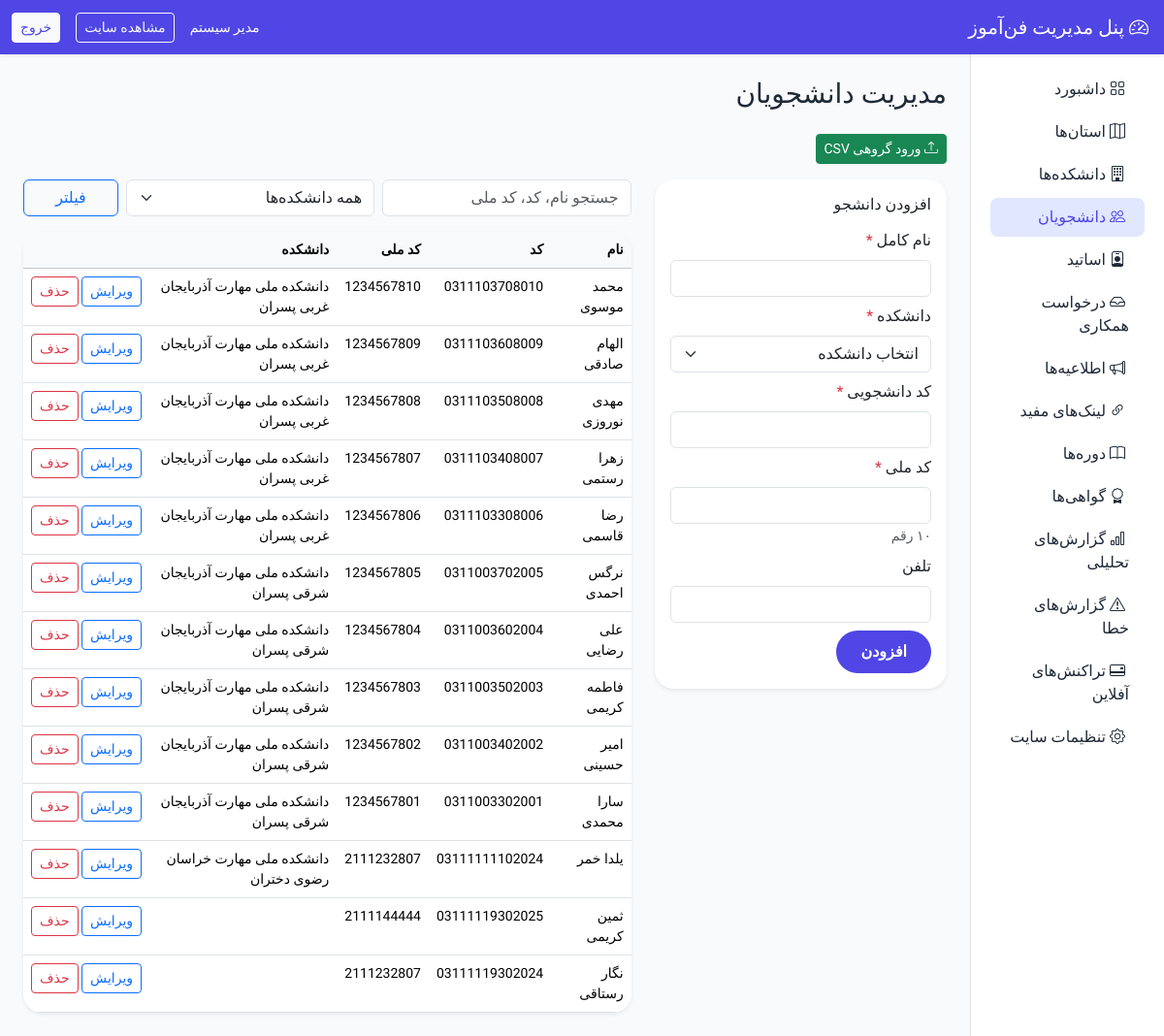
The app's page /admin/students.php (signed in) with its own data.
### tables this page shows
CREATE TABLE `users` (
  `id` int(10) UNSIGNED NOT NULL,
  `role` enum('admin','teacher','student') NOT NULL,
  `username` varchar(100) DEFAULT NULL,
  `email` varchar(150) DEFAULT NULL,
  `password_hash` varchar(255) NOT NULL,
  `full_name` varchar(200) NOT NULL,
  `phone` varchar(20) DEFAULT NULL,
  `province_id` int(10) UNSIGNED DEFAULT NULL,
  `institution_id` int(10) UNSIGNED DEFAULT NULL,
  `student_code` varchar(50) DEFAULT NULL,
  `education_level` varchar(50) DEFAULT NULL,
  `national_id` varchar(10) DEFAULT NULL,
  `teacher_status` enum('none','pending','approved','rejected') NOT NULL DEFAULT 'none',
  `first_login_done` tinyint(1) NOT NULL DEFAULT 0,
  `is_active` tinyint(1) NOT NULL DEFAULT 1,
  `created_at` timestamp NOT NULL DEFAULT current_timestamp(),
  `updated_at` timestamp NOT NULL DEFAULT current_timestamp() ON UPDATE current_timestamp()
);

CREATE TABLE `institutions` (
  `id` int(10) UNSIGNED NOT NULL,
  `province_id` int(10) UNSIGNED NOT NULL,
  `name` varchar(200) NOT NULL,
  `slug` varchar(200) NOT NULL,
  `is_active` tinyint(1) NOT NULL DEFAULT 1,
  `sort_order` int(11) NOT NULL DEFAULT 0,
  `created_at` timestamp NOT NULL DEFAULT current_timestamp()
);

### config/app.php (called while the page is built, shortened)
<?php
return [
    'name' => 'فن‌آموز',
    'url' => 'http://localhost/FanAmooz',
    'timezone' => 'Asia/Tehran',
    'upload_path' => dirname(__DIR__) . '/uploads',
    'upload_url' => '/uploads',
    'session_name' => 'fanamooz_session',
    'roles' => [
        'admin' => 'مدیر',
        'teacher' => 'استاد',
        'student' => 'دانشجو',
    ],
];

### includes/bootstrap.php (called while the page is built, shortened)
<?php
$configApp = require dirname(__DIR__) . '/config/app.php';
date_default_timezone_set($configApp['timezone']);
require_once __DIR__ . '/db.php';
require_once __DIR__ . '/helpers.php';

### includes/helpers.php (called while the page is built, shortened)
<?php
function e($value): string
{
    if (is_float($value) || is_int($value)) return (string) $value;
    return htmlspecialchars((string) $value, ENT_QUOTES | ENT_SUBSTITUTE, 'UTF-8');
}
function base_url(string $path = ''): string
{
    global $configApp;
    $base = rtrim($configApp['url'], '/');
    $path = ltrim($path, '/');
    return $path === '' ? $base : $base . '/' . $path;
}
function old(string $key, $default = ''): string
{
    return e($_POST[$key] ?? $default);
}

### includes/db.php (called while the page is built, shortened)
<?php
function db(): PDO
{
    static $pdo = null;
    if ($pdo instanceof PDO) {
        return $pdo;
    }
    global $configDb;
    $dsn = sprintf(
        'mysql:host=%s;port=%d;dbname=%s;charset=%s',
        $configDb['host'],
        $configDb['port'],
        $configDb['dbname'],
        $configDb['charset']
    );
    $pdo = new PDO($dsn, $configDb['username'], $configDb['password'], [
        PDO::ATTR_ERRMODE => PDO::ERRMODE_EXCEPTION,
        PDO::ATTR_DEFAULT_FETCH_MODE => PDO::FETCH_ASSOC,
        PDO::ATTR_EMULATE_PREPARES => false,
    ]);
    return $pdo;
}

### admin/students.php (the view, shortened to what this page needs)
<?php
require_once dirname(__DIR__) . '/includes/bootstrap.php';
$errors = [];
$edit = null;
$q = trim($_GET['q'] ?? '');
$sql = "SELECT u.*, i.name AS institution_name, p.name AS province_name FROM users u LEFT JOIN institutions i ON i.id = u.institution_id LEFT JOIN provinces p ON p.id = u.province_id WHERE u.role = 'student'";
$params = [];
$sql .= " ORDER BY u.id DESC LIMIT 200";
$stmt = db()->prepare($sql);
$stmt->execute($params);
$items = $stmt->fetchAll();
require dirname(__DIR__) . '/includes/layout/admin_header.php';
?>
<h1 class="h3 mb-4">مدیریت دانشجویان</h1>
<div class="mb-3">
    <a href="<?= e(base_url('admin/students_import.php')) ?>" class="btn btn-success btn-sm"><i class="bi bi-upload"></i> ورود گروهی CSV</a>
</div>
<div class="row g-4">
    <div class="col-lg-4">
        <div class="card border-0 shadow-sm">
            <div class="card-body">
                <h2 class="h6 mb-3"><?= $edit ? 'ویرایش دانشجو' : 'افزودن دانشجو' ?></h2>
                <form method="post" novalidate>
                    <div class="mb-2">
                        <label class="form-label">نام کامل <span class="text-danger">*</span></label>
                        <input name="full_name" class="form-control <?= isset($errors['full_name']) ? 'is-invalid' : '' ?>" value="<?= old('full_name', $edit['full_name'] ?? '') ?>">
                    </div>
                    <div class="mb-2">
                        <label class="form-label">دانشکده <span class="text-danger">*</span></label>
                        <select name="institution_id" class="form-select searchable-select <?= isset($errors['institution_id']) ? 'is-invalid' : '' ?>">
                            <option value="">انتخاب دانشکده</option>
                        </select>
                    </div>
                    <div class="mb-2">
                        <label class="form-label">کد دانشجویی <span class="text-danger">*</span></label>
                        <input name="student_code" class="form-control <?= isset($errors['student_code']) ? 'is-invalid' : '' ?>" value="<?= old('student_code', $edit['student_code'] ?? '') ?>" maxlength="14">
                    </div>
                    <div class="mb-2">
                        <label class="form-label">کد ملی <span class="text-danger">*</span></label>
                        <input name="national_id" class="form-control <?= isset($errors['national_id']) ? 'is-invalid' : '' ?>" maxlength="10" dir="ltr" value="<?= old('national_id', $edit['national_id'] ?? '') ?>">
                        <small class="text-muted">۱۰ رقم</small>
                    </div>
                    <div class="mb-2">
                        <label class="form-label">تلفن</label>
                        <input name="phone" class="form-control" value="<?= old('phone', $edit['phone'] ?? '') ?>" maxlength="11">
                    </div>
                    <button class="btn btn-primary"><?= $edit ? 'ذخیره' : 'افزودن' ?></button>
                </form>
            </div>
        </div>
    </div>
    <div class="col-lg-8">
        <form method="get" class="row g-2 mb-3">
            <div class="col-md-5"><input type="search" name="q" class="form-control" placeholder="جستجو نام، کد، کد ملی" value="<?= e($q) ?>"></div>
            <div class="col-md-5">
                <select name="institution_id" class="form-select searchable-select">
                    <option value="">همه دانشکده‌ها</option>
                </select>
            </div>
            <div class="col-md-2"><button class="btn btn-outline-primary w-100">فیلتر</button></div>
        </form>
        <div class="card border-0 shadow-sm table-responsive">
            <table class="table table-hover mb-0 small">
                <thead class="table-light"><tr><th>نام</th><th>کد</th><th>کد ملی</th><th>دانشکده</th><th></th></tr></thead>
                <tbody>
                    <?php foreach ($items as $item): ?>
                    <tr>
                        <td><?= e($item['full_name']) ?></td>
                        <td><?= e($item['student_code']) ?></td>
                        <td dir="ltr"><?= e($item['national_id']) ?></td>
                        <td><?= e($item['institution_name'] ?? '') ?></td>
                        <td class="text-nowrap">
                            <a href="?edit=<?= (int) $item['id'] ?>" class="btn btn-sm btn-outline-primary">ویرایش</a>
                            <form method="post" class="d-inline" onsubmit="return confirm('حذف دانشجو؟')">
                                <button class="btn btn-sm btn-outline-danger">حذف</button>
                            </form>
                        </td>
                    </tr>
                    <?php endforeach; ?>
                </tbody>
            </table>
        </div>
    </div>
</div>
<?php require dirname(__DIR__) . '/includes/layout/admin_footer.php'; ?>

### assets/css/theme.css (style rules this page uses)
:root { --fa-primary: #1565c0; --fa-primary-dark: #0d47a1; --fa-primary-light: #e3f2fd; --fa-accent: #2196f3; --fa-bg: #f5f9fc; --fa-text: #1a237e; --fa-muted: #546e7a; }
body { font-family: 'Vazirmatn', Tahoma, sans-serif; color: var(--fa-text); background-color: var(--fa-bg); }
.btn-primary { --bs-btn-bg: var(--fa-primary); --bs-btn-border-color: var(--fa-primary); --bs-btn-hover-bg: var(--fa-primary-dark); --bs-btn-hover-border-color: var(--fa-primary-dark); }
:root { --fa-primary: #4f46e5; --fa-primary-dark: #4338ca; --fa-primary-light: #e0e7ff; --fa-accent: #f59e0b; --fa-bg: #f9fafb; --fa-text: #1f2937; --fa-muted: #6b7280; }
.btn-primary { background-color: var(--fa-primary); border: none; border-radius: 50px; padding: 10px 25px; font-weight: 600; transition: all 0.3s; }
.card, .service-card { border-radius: 20px; transition: transform 0.3s, box-shadow 0.3s; }

### records on screen
users: full_name "محمد موسوی", student_code "0311103708010", national "1234567810", institution.name "دانشکده ملی مهارت آذربایجان غربی پسران"
users: full_name "الهام صادقی", student_code "0311103608009", national "1234567809", institution.name "دانشکده ملی مهارت آذربایجان غربی پسران"
users: full_name "مهدی نوروزی", student_code "0311103508008", national "1234567808", institution.name "دانشکده ملی مهارت آذربایجان غربی پسران"
users: full_name "زهرا رستمی", student_code "0311103408007", national "1234567807", institution.name "دانشکده ملی مهارت آذربایجان غربی پسران"
users: full_name "رضا قاسمی", student_code "0311103308006", national "1234567806", institution.name "دانشکده ملی مهارت آذربایجان غربی پسران"
users: full_name "نرگس احمدی", student_code "0311003702005", national "1234567805", institution.name "دانشکده ملی مهارت آذربایجان شرقی پسران"
users: full_name "علی رضایی", student_code "0311003602004", national "1234567804", institution.name "دانشکده ملی مهارت آذربایجان شرقی پسران"
users: full_name "فاطمه کریمی", student_code "0311003502003", national "1234567803", institution.name "دانشکده ملی مهارت آذربایجان شرقی پسران"
users: full_name "امیر حسینی", student_code "0311003402002", national "1234567802", institution.name "دانشکده ملی مهارت آذربایجان شرقی پسران"
users: full_name "سارا محمدی", student_code "0311003302001", national "1234567801", institution.name "دانشکده ملی مهارت آذربایجان شرقی پسران"
users: full_name "یلدا خمر", student_code "03111111102024", national "2111232807", institution.name "دانشکده ملی مهارت خراسان رضوی دختران"
users: full_name "ثمین کریمی", student_code "03111119302025", national "2111144444"
users: full_name "نگار رستاقی", student_code "03111119302024", national "2111232807"

### other values on screen
site_name() "فن‌آموز"
auth_user()['full_name'] "مدیر سیستم"
$label "داشبورد"
$label "استان‌ها"
$label "دانشکده‌ها"
$label "دانشجویان"
$label "اساتید"
$label "درخواست همکاری"
$label "اطلاعیه‌ها"
$label "لینک‌های مفید"
$label "دوره‌ها"
$label "گواهی‌ها"
$label "گزارش‌های تحلیلی"
$label "گزارش‌های خطا"
$label "تراکنش‌های آفلاین"
